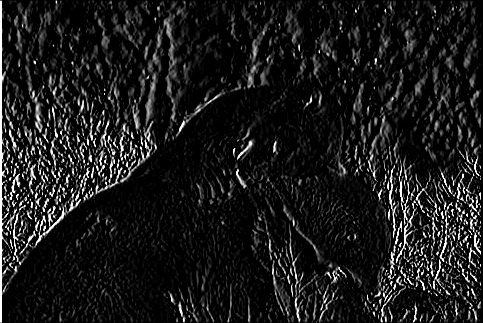
#> input picture 5. Edge Detector/Q2.2_soln/Ix(x,y).jpg, 483 x 323 px, given in place of bears.jpg, which was not available
$ python Q2.2_soln.py
#> lines starting #> are read from the running program, lines starting #| are printed output that depends on the picture; pictures that were not available may be replaced by others from this repository, and a replacement may not be noted
#> further down, g_img is the input picture: shape (323, 483); min 0, max 255, mean 26.5
import cv2
import numpy as np
from scipy import signal
import math

def spatial_filter(img,h):
    img = img.astype(float)
    img = signal.convolve2d(img,h)
#> img: shape (325, 485) float64
    return img;

def non_max_suppress(image, H, W):
    #img = cv2.imread(image, 0)
    img = image.astype(float)
    new_image = np.zeros(img.shape)
    range_w = range(-math.floor(W/2), math.ceil(W/2))
    range_h = range(-math.floor(H/2), math.ceil(H/2))
    for i in range(len(img)):
        for j in range(len(img[i])):
            max = 0
            for x in range_h:
                for y in range_w:
                    if (i+x) >= 0 and (i+x) < len(img) and (j+y) >=0 and (j+y) < len(img[i]):
                        if img[i+x][j+y] > max:
                            max = img[i+x][j+y]
            if img[i][j] < max:
                new_image[i][j] = 0
            else:
                new_image[i][j] = img[i][j]
    return new_image

def image_thresholding(image, T):
    #img = cv2.imread(image,0)
    img = np.array(image)
    #img = img.astype(float)
    T_img=img/255
    for x in range(len(img)):
        for y in range(len(img[x])):
            if(T_img[x][y]<T):
                T_img[x][y] =0  # if less than T = 0
            img[x][y] = 1   # if greater than or equal to t  =1
    return(T_img)

def edge_detector(img, H, T, wndsz):
    mask_X = H
    mask_Y = H.transpose()
    img_X = spatial_filter(img, mask_X)
    cv2.imwrite('Ix(x,y).jpg', img_X)
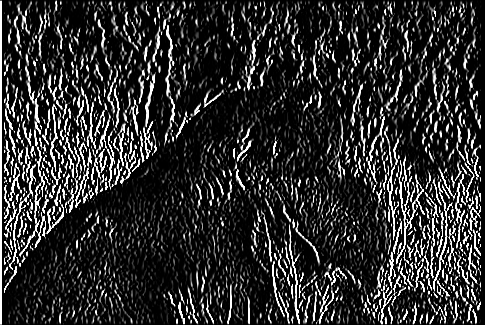
#> saved as Ix(x,y).jpg: shape (325, 485); min 0, max 255, mean 45.3
    print("Spatial Filter for horizontal graident has been created \n")
    img_Y = spatial_filter(img, mask_Y)
#> in spatial_filter (call 2), `img = signal.convolve2d(img,h)`:
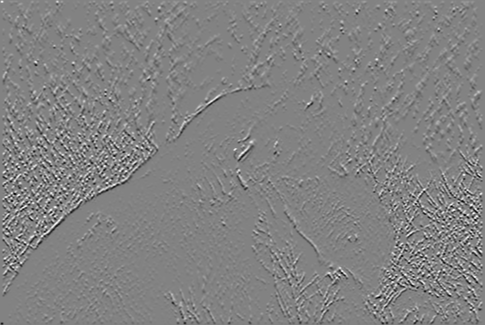
#> img: shape (325, 485) float64; min -990, max 944, mean 0; drawn with min black and max white
    print("Spatial Filter for vertical graident has been created \n")
    cv2.imwrite('Iy(x,y).jpg', img_Y)
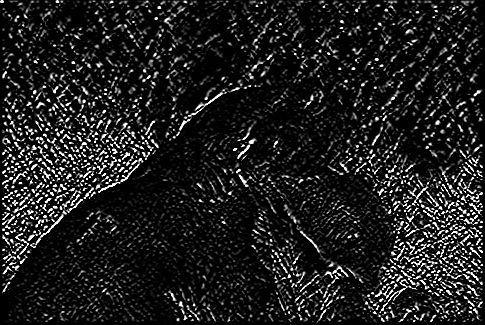
#> saved as Iy(x,y).jpg: shape (325, 485); min 0, max 255, mean 30.5

    Img_Gradient = img_X
    rows, columns = img_X.shape[:2]
#> rows = 325; columns = 485
    for i in range (0, rows):
        for j in range (0, columns):
            Img_Gradient[i][j] = math.sqrt(math.pow(img_X[i][j],2) + math.pow(img_Y[i][j],2))
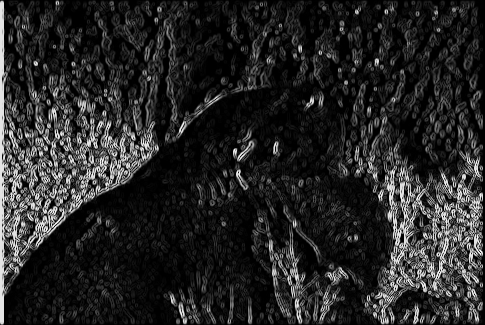
#> Img_Gradient: shape (325, 485) float64; min 0, max 1139.5, mean 172.5; drawn with min black and max white
    print("Image Gradient has been created \n")
    cv2.imwrite('Image Gradient.jpg', Img_Gradient)
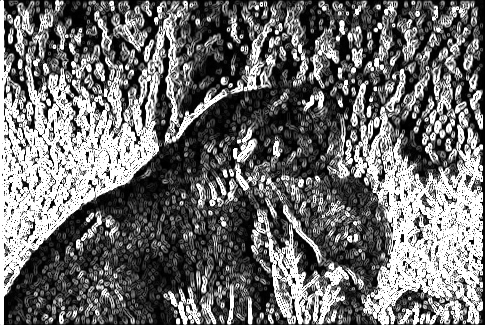
#> saved as Image Gradient.jpg: shape (325, 485); min 0, max 255, mean 109.7

    NMS_Image_X = non_max_suppress(Img_Gradient, 1, wndsz)
    print("NMS Image for horizontal gradient has been created \n")
    cv2.imwrite('NMS Image X.jpg', NMS_Image_X)
    NMS_Image_Y = non_max_suppress(Img_Gradient, wndsz, 1)
#> call 2 of non_max_suppress, with H = 5, W = 1
#> after the loop in non_max_suppress (call 2), `for i in range(len(img)):`:
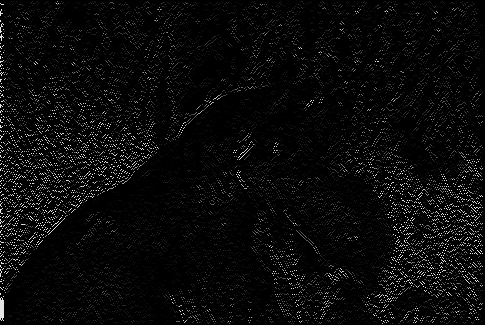
#> new_image: shape (325, 485) float64; min 0, max 1139.5, mean 43.1; drawn with min black and max white
    print("NMS Image for vertical gradient has been created \n")
    cv2.imwrite('NMS Image Y.jpg', NMS_Image_Y)

    Threshold_Image_X = image_thresholding(NMS_Image_X, T)
#> after the loop in image_thresholding, `for x in range(len(img)):`: T_img: shape (325, 485) float64; min 0, max 4.47, mean 0.188
#> after the loop in image_thresholding, `for x in range(len(img)):`: img: shape (325, 485) float64; every value is 1
    print("Threshold Image for horizontal gradient has been created \n")
    cv2.imwrite('Threshold Image X.jpg', Threshold_Image_X)
    cv2.imshow('Threshold ImageX',Threshold_Image_X)
    cv2.waitKey(0)

    Threshold_Image_Y = image_thresholding(NMS_Image_Y, T)
#> after the loop in image_thresholding (call 2), `for x in range(len(img)):`: T_img: shape (325, 485) float64; min 0, max 4.47, mean 0.155
    print("Threshold Image for vertical gradient has been created \n")
    cv2.imwrite('Threshold Image Y.jpg', Threshold_Image_Y)
    cv2.imshow('Threshold ImageY',Threshold_Image_Y)
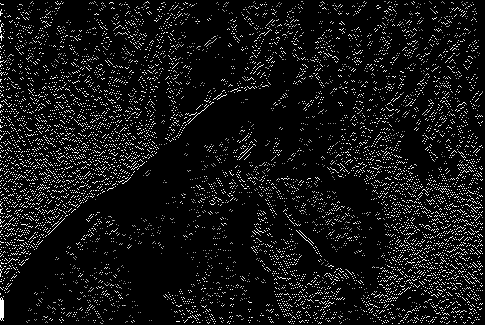
#> window 'Threshold ImageY': shape (325, 485); min 0, max 255, mean 19.6
    cv2.waitKey(0)

    E = Threshold_Image_X
    rows, columns = Threshold_Image_X.shape[:2]
    for i in range (0, rows):
        for j in range (0, columns):
            if Threshold_Image_X[i][j]==1 or Threshold_Image_Y[i][j]==1:
                E[i][j] = 1
    print("Edge Map has been created \n")
    cv2.imwrite('Edge Map.jpg', E)
    cv2.imshow('Edge Map', E)
    cv2.waitKey(0)

g_img = cv2.imread('bears.jpg', 0)
mask = np.array([[1,0,-1],
                 [2,0,-2],
                 [1,0,-1]])
edge_detector(g_img, mask, 0.5, 5)
